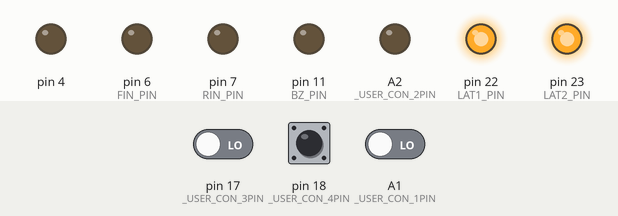
Recording of a sketch running on a simulated Arduino Leonardo, built with avr-gcc and run on an emulated ATmega32U4. Shown: output pins drawn as LEDs (lit = HIGH). Inputs (shaded band) come from the test bench; at power-on: pin 17 (_USER_CON_3PIN) LOW, pin 18 (_USER_CON_4PIN) HIGH, A1 (_USER_CON_1PIN) LOW.

Above: at 0.1 s.
Timing chart, 0 to 1.6 s (numbered marks = the images above):
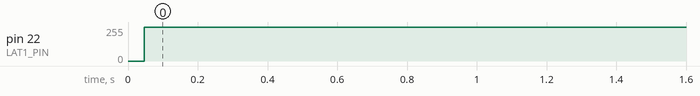

Measured:
- by itself, pin 22 (LAT1_PIN): 0/255 → 255/255 at 0.05 s

The sketch:

mon3.ino
```cpp
#define USE_TIMER3_ISR
#include "mono_con.h"

#define push(a, b) (a == LOW && b == HIGH)

const int ptn1[5][2] = {
	{ 0x21, 0x00 },
	{ 0x42, 0x00 },
	{ 0x00, 0x50 },
	{ 0x00, 0x0c },
	{ 0x00, 0x00 },
};

const int ptn2[5][2] = {
	{ 0x30, 0x00 },
	{ 0x01, 0x01 },
	{ 0x00, 0x06 },
	{ 0x08, 0x08 },
	{ 0x00, 0x00 },
};

enum {
	PTN1,
	PTN2,
	PTN3,
	PTN4,
	INIT,
};
int st = INIT, prest = INIT;

int TSW = HIGH, SW1 = HIGH, SW2 = HIGH;
int preTSW = HIGH, preSW1 = HIGH, preSW2 = HIGH;

word in;

ISR(TIMER3_COMPA_vect) {
	if (in > 5) {
		in = 0;

		TSW = digitalRead(18);
		SW1 = digitalRead(19);
		SW2 = digitalRead(17);
	}

	in++;
}

void setup() {
	config_init();
	serial_init();
}

void loop() {
	int _st = st;

	if (TSW == LOW) {
		if (TSW != preTSW) st = INIT;

		if (st != prest) disp(ptn1[st][0], ptn1[st][1]);

		if (st == INIT) {
			if (push(SW1, preSW1)) st = PTN1;
			if (push(SW2, preSW2)) st = PTN4;
		} else {
			if (push(SW1, preSW1)) if (++st > 3) st = 0;
			if (push(SW2, preSW2)) if (--st < 0) st = 3;
		}

	} else {
		if (TSW != preTSW) st = INIT;

		if (st != prest) disp(ptn2[st][0], ptn2[st][1]);

		if (st == INIT) {
			if (push(SW1, preSW1)) st = PTN1;
			if (push(SW2, preSW2)) st = PTN4;
		} else {
			if (push(SW1, preSW1)) if (++st > 3) st = 0;
			if (push(SW2, preSW2)) if (--st < 0) st = 3;
		}
	}

	prest = _st;
	preTSW = TSW;
	preSW1 = SW1;
	preSW2 = SW2;
}
```

mono_con.h
```cpp
//===================================================================================================================
//
//  高校生ものづくりコンテスト2026岡山県大会用 ArduinoShield
//
//    出力回路: 百エディケーション製
//    https://hyakuedu.wordpress.com/
//
//    CPU Board: Arduino MEGA 2560 R3
//                                     2026/01/08 OKAKO
//
//===================================================================================================================
#ifndef _MONO_CON_2026_H
#define _MONO_CON_2026_H

//--- Arduino  ATmega2560 Input
#define _USER_CON_1PIN A1
#define _USER_CON_2PIN A2
#define _USER_CON_3PIN 17
#define _USER_CON_4PIN 18
#define _USER_CON_5PIN 19
#define _USER_CON_6PIN 40
#define _USER_CON_7PIN 42
#define _USER_CON_8PIN 20 //GND

//--- OKAKO_Shield_CN2
#define BOARD_SW_PIN 26
#define BZ_PIN 11
#define FIN_PIN 6
#define RIN_PIN 7
#define LAT2_PIN 23
#define LAT1_PIN 22
#define SCK_PIN 24
#define SDI_PIN 25

//--- セグメントLED 0-9,blank
int num[11] = { 0x3f, 0x06, 0x5b, 0x4f, 0x66,  //0, 1, 2, 3, 4
                0x6d, 0x7d, 0x27, 0x7f, 0x6f,  //5, 6, 7, 8, 9
                0x00 };                        //blank

//--- レジスタ初期設定
void config_init(void) {
  pinMode(_USER_CON_1PIN, INPUT);
  pinMode(_USER_CON_2PIN, INPUT);
  pinMode(_USER_CON_3PIN, INPUT);
  pinMode(_USER_CON_4PIN, INPUT);
  pinMode(_USER_CON_5PIN, INPUT);
  pinMode(_USER_CON_6PIN, INPUT);
  pinMode(_USER_CON_7PIN, INPUT);

  pinMode(_USER_CON_8PIN, OUTPUT);
  digitalWrite(_USER_CON_8PIN, LOW); //IN_D4をGND設定

  pinMode(BOARD_SW_PIN, INPUT);
  pinMode(BZ_PIN, OUTPUT);
  pinMode(RIN_PIN, OUTPUT);
  pinMode(FIN_PIN, OUTPUT);
  pinMode(LAT1_PIN, OUTPUT);
  pinMode(LAT2_PIN, OUTPUT);
  pinMode(SCK_PIN, OUTPUT);
  pinMode(SDI_PIN, OUTPUT);

  ////////// DCモータ制御用PWM信号生成用のタイマ(Timer4)の周波数を31.37KHzに変更 //////////
  TCCR4B = (TCCR4B & 0b11111000) | 0x01;

#ifdef USE_TIMER3_ISR
  ////////// 1ms割り込み用のタイマ(Timer3)の初期化 //////////
  TCCR3A = 0;
  TCCR3B = 0x0b;
  // OCR3A = 124;
  OCR3A = 249;
  TIMSK3 = 2;
#endif
}

//--- 構造体宣言bitset
struct bitset {
  int SDI : 1;   // bit0 シリアルデータ
  int SCK : 1;   // bit1 シリアルクロック
  int LAT1 : 1;  // bit2 7seg LED 系ラッチ
  int LAT2 : 1;  // bit3 フルカラーLED,step モータ系ラッチ
  int DCM : 2;   // bit4,5 DC モータの動作モード
  int BZ : 1;    // bit6 圧電スピーカ
  int TSW : 1;   // bit7 タクトスイッチ入力
};
struct bitset RC;  // 構造体変数

//--- 共用体宣言lm (LED & step Motor)
union {
  struct
  {               //--- 構造体宣言，bit というグループ名
    int SM : 4;   // bit0 ～ bit3 ステッピングモータ励磁信号
    int R : 1;    // bit4 フルカラーLED，赤色
    int B : 1;    // bit5 フルカラーLED，青色
    int G : 1;    // bit6 フルカラーLED，緑色
    int res : 1;  // bit7 未使用
  } bit;          // bit アクセス名
  struct
  {
    int SM : 4;
    int GBR : 3;  // フルカラーLED, カラーコードを3bitで指定
    int res : 1;
  } color;  // GBRを3ビットアクセス名
  int b8;   // byte アクセス名
} lm;       // 共用体変数名

//--- U1,U2,U3初期化
void serial_init(void) {
  //U1
  digitalWrite(LAT1_PIN, LOW);
  shiftOut(SDI_PIN, SCK_PIN, MSBFIRST, 0x00);
  digitalWrite(LAT1_PIN, HIGH);

  //U2
  digitalWrite(LAT1_PIN, LOW);
  shiftOut(SDI_PIN, SCK_PIN, MSBFIRST, 0x00);
  digitalWrite(LAT1_PIN, HIGH);

  //u3
  digitalWrite(LAT2_PIN, LOW);
  shiftOut(SDI_PIN, SCK_PIN, MSBFIRST, 0x00);
  digitalWrite(LAT2_PIN, HIGH);
}

//--- 2桁7セグメントLEDの表示関数
int disp(char leftPat, char rightPat) {
  digitalWrite(LAT1_PIN, LOW);
  shiftOut(SDI_PIN, SCK_PIN, MSBFIRST, leftPat);
  digitalWrite(LAT1_PIN, HIGH);

  digitalWrite(LAT1_PIN, LOW);
  shiftOut(SDI_PIN, SCK_PIN, MSBFIRST, rightPat);
  digitalWrite(LAT1_PIN, HIGH);
}

//--- ステッピングモータの初期設定関数
int stepm_init(int n) {
  int spm[5] = { 0x9,     // A
                 0xc,     // B
                 0x6,     // nA
                 0x3,     // nB
                 0x00 };  // Stop

  return spm[n];
}

//--- フルカラーLEDとステッピングモータの動作制御関数
int led_stepmotor(char n) {
  digitalWrite(LAT2_PIN, LOW);
  shiftOut(SDI_PIN, SCK_PIN, MSBFIRST, n);
  digitalWrite(LAT2_PIN, HIGH);
}

#endif
```
